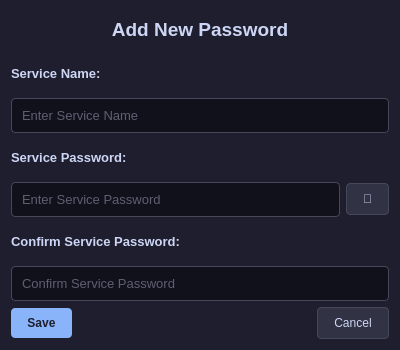
<?xml version="1.0" encoding="UTF-8"?>
<ui version="4.0">
 <class>Dialog</class>
 <widget class="QDialog" name="Dialog">
  <property name="geometry">
   <rect>
    <x>0</x>
    <y>0</y>
    <width>400</width>
    <height>350</height>
   </rect>
  </property>
  <property name="maximumSize">
   <size>
    <width>400</width>
    <height>400</height>
   </size>
  </property>
  <property name="windowTitle">
   <string>Add New Password</string>
  </property>
  <property name="windowIcon">
   <iconset>
    <normaloff>../../SiriusVault/src/ico/siriusvault.ico</normaloff>../../SiriusVault/src/ico/siriusvault.ico</iconset>
  </property>
  <property name="styleSheet">
   <string notr="true">QDialog {
    background-color: #1e1e2e;
    color: #cdd6f4;
    font-family: &quot;Segoe UI&quot;;
}</string>
  </property>
  <layout class="QVBoxLayout" name="verticalLayout">
   <item>
    <widget class="QLabel" name="label">
     <property name="styleSheet">
      <string notr="true">QLabel {
    color: #cdd6f4;
    font-size: 14pt;
    font-weight: bold;
}</string>
     </property>
     <property name="text">
      <string>Add New Password</string>
     </property>
     <property name="alignment">
      <set>Qt::AlignCenter</set>
     </property>
    </widget>
   </item>
   <item>
    <widget class="QLabel" name="label_2">
     <property name="styleSheet">
      <string notr="true">QLabel {
    color: #cdd6f4;
    font-size: 10pt;
    font-weight: bold;
}</string>
     </property>
     <property name="text">
      <string>Service Name:</string>
     </property>
    </widget>
   </item>
   <item>
    <widget class="QLineEdit" name="input_service_name">
     <property name="styleSheet">
      <string notr="true">QLineEdit {
    background-color: #11111b;
    border: 1px solid #45475a;
    border-radius: 4px;
    color: #a6adc8;
    padding: 8px;
    font-size: 10pt;
}

QLineEdit:focus {
    border: 1px solid #89b4fa;
}</string>
     </property>
     <property name="placeholderText">
      <string>Enter Service Name</string>
     </property>
    </widget>
   </item>
   <item>
    <widget class="QLabel" name="label_3">
     <property name="styleSheet">
      <string notr="true">QLabel {
    color: #cdd6f4;
    font-size: 10pt;
    font-weight: bold;
}</string>
     </property>
     <property name="text">
      <string>Service Password:</string>
     </property>
    </widget>
   </item>
   <item>
    <layout class="QHBoxLayout" name="horizontalLayout">
     <item>
      <widget class="QLineEdit" name="input_service_pass">
       <property name="minimumSize">
        <size>
         <width>0</width>
         <height>0</height>
        </size>
       </property>
       <property name="styleSheet">
        <string notr="true">QLineEdit {
    background-color: #11111b;
    border: 1px solid #45475a;
    border-radius: 4px;
    color: #a6adc8;
    padding: 8px;
    font-size: 10pt;
}

QLineEdit:focus {
    border: 1px solid #89b4fa;
}</string>
       </property>
       <property name="text">
        <string/>
       </property>
       <property name="echoMode">
        <enum>QLineEdit::Password</enum>
       </property>
       <property name="placeholderText">
        <string>Enter Service Password</string>
       </property>
      </widget>
     </item>
     <item>
      <widget class="QPushButton" name="btn_dialog_gen_password">
       <property name="minimumSize">
        <size>
         <width>0</width>
         <height>0</height>
        </size>
       </property>
       <property name="toolTip">
        <string>Generate a random strong password.</string>
       </property>
       <property name="styleSheet">
        <string notr="true">QPushButton {
    background-color: #313244;
    color: #cdd6f4;
    border: 1px solid #45475a;
    border-radius: 4px;
    padding: 8px 16px;
	margin: 0px;
}

QPushButton:hover {
    background-color: #45475a;
    color: #ffffff;
}

QToolTip {
    background-color: #313244;
    color: #cdd6f4;
    border: 1px solid #89b4fa;
    border-radius: 4px;
    padding: 5px;
    font-size: 12px;
}</string>
       </property>
       <property name="text">
        <string>🎲</string>
       </property>
       <property name="checkable">
        <bool>false</bool>
       </property>
      </widget>
     </item>
    </layout>
   </item>
   <item>
    <widget class="QLabel" name="label_4">
     <property name="styleSheet">
      <string notr="true">QLabel {
    color: #cdd6f4;
    font-size: 10pt;
    font-weight: bold;
}</string>
     </property>
     <property name="text">
      <string>Confirm Service Password:</string>
     </property>
    </widget>
   </item>
   <item>
    <widget class="QLineEdit" name="input_service_confirm_pass">
     <property name="styleSheet">
      <string notr="true">QLineEdit {
    background-color: #11111b;
    border: 1px solid #45475a;
    border-radius: 4px;
    color: #a6adc8;
    padding: 8px;
    font-size: 10pt;
}

QLineEdit:focus {
    border: 1px solid #89b4fa;
}</string>
     </property>
     <property name="text">
      <string/>
     </property>
     <property name="echoMode">
      <enum>QLineEdit::Password</enum>
     </property>
     <property name="placeholderText">
      <string>Confirm Service Password</string>
     </property>
    </widget>
   </item>
   <item>
    <layout class="QHBoxLayout" name="horizontalLayout_2">
     <item>
      <widget class="QPushButton" name="pushButton_2">
       <property name="styleSheet">
        <string notr="true">QPushButton {
    background-color: #89b4fa;
    color: #1e1e2e;
    border: none;
    border-radius: 4px;
    padding: 8px 16px;
    font-weight: bold;
}

QPushButton:hover {
    background-color: #b4befe;
}

QPushButton:pressed {
    background-color: #74c7ec;
}</string>
       </property>
       <property name="text">
        <string>Save</string>
       </property>
      </widget>
     </item>
     <item>
      <spacer name="horizontalSpacer">
       <property name="orientation">
        <enum>Qt::Horizontal</enum>
       </property>
       <property name="sizeHint" stdset="0">
        <size>
         <width>40</width>
         <height>20</height>
        </size>
       </property>
      </spacer>
     </item>
     <item>
      <widget class="QPushButton" name="pushButton_3">
       <property name="styleSheet">
        <string notr="true">QPushButton {
    background-color: #313244;
    color: #cdd6f4;
    border: 1px solid #45475a;
    border-radius: 4px;
    padding: 8px 16px;
}

QPushButton:hover {
    background-color: #45475a;
    color: #ffffff;
}</string>
       </property>
       <property name="text">
        <string>Cancel</string>
       </property>
      </widget>
     </item>
    </layout>
   </item>
  </layout>
 </widget>
 <resources/>
 <connections/>
</ui>
